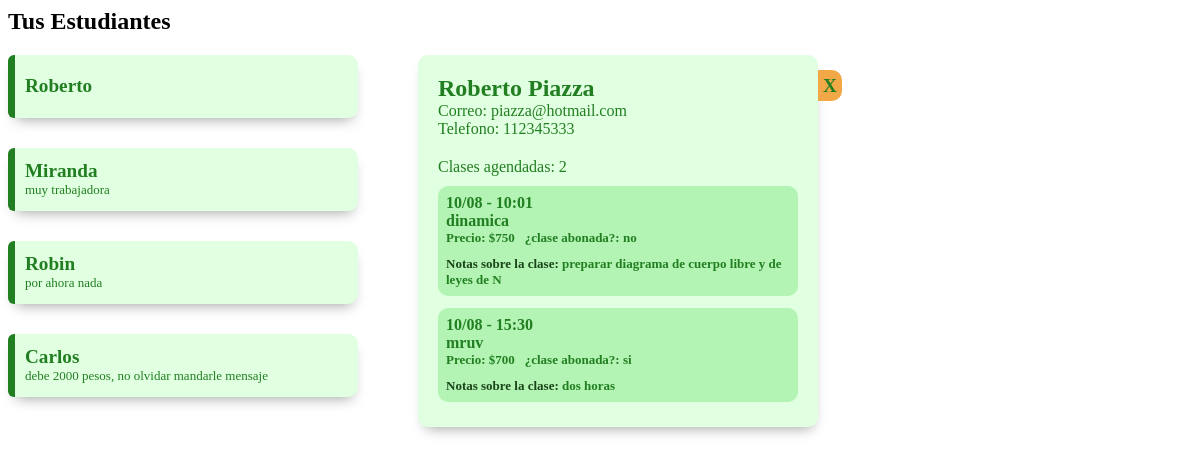
The app's page /cardsEstud.php?id=21 with its own data.
### tables this page shows
CREATE TABLE `estudiante` (
  `id_estud` int(11) NOT NULL,
  `nomEstud` varchar(11) NOT NULL,
  `apeEstud` varchar(11) NOT NULL,
  `correoEstud` varchar(20) NOT NULL,
  `telEstud` int(15) NOT NULL,
  `comentEstud` text NOT NULL,
  `usu_id` int(11) NOT NULL
);

CREATE TABLE `clase` (
  `id_clase` int(11) NOT NULL,
  `temaClase` varchar(20) NOT NULL,
  `fecha` date NOT NULL,
  `hora` time NOT NULL,
  `precioClase` int(5) NOT NULL,
  `pago` varchar(2) NOT NULL,
  `comentClase` text NOT NULL,
  `usu_id` int(11) NOT NULL,
  `estud_id` int(11) NOT NULL
);

### cardsEstud.php (the view, shortened to what this page needs)
<?php
include 'conn.php';
$usu_id = 2;
$sql="select * from estudiante where estudiante.usu_id = $usu_id limit 5";
$consulta=mysqli_query($conexion, $sql);
?>
<html>
<head>
    <link rel="stylesheet" href="estilos/estilosCardsEstud.css">
    <link rel="stylesheet" href="https://cdnjs.cloudflare.com/ajax/libs/animate.css/4.1.1/animate.min.css"/>
</head>
<body>
    <h2>Tus Estudiantes</h2>
    <section class="tus-estudiantes">
        <div class="cards-e">
            <?php
            while($mostrar=mysqli_fetch_array($consulta)){
            ?>
            <a href="pag_principal.php?id=<?php echo $mostrar['id_estud']?>">
                <div class="card-n-e " id="<?php echo $mostrar['id_estud']?>">
                    <div class="card-borde-l">
                    </div>
                    <div class="card-central-e">
                        <div class="card-nombreEstud-e">
                            <?php echo $mostrar['nomEstud'] ?>
                        </div>
                        <div class="card-coment-e">
                            <?php echo $mostrar['comentEstud'] . " "?>
                        </div>
                    </div>
                </div>
            </a>
            <?php
            };
            ?>
        </div>
        <div class="cont-desliz-e animate__animated animate__fadeInRight">
            <?php
            if(isset($_GET['id'])){
                $idEstud =  $_GET['id'];
                $sql2E="select * from estudiante where estudiante.usu_id = $usu_id and estudiante.id_estud = $idEstud " ;
                $consulta2E=mysqli_query($conexion, $sql2E);
                $mostrar2E=mysqli_fetch_array($consulta2E)
            ?>
            <div class="desliz-e">
                <div class="desliz-info-e">
                    <div class="desliz-titulo">
                        <?php echo $mostrar2E['nomEstud'] . " ". $mostrar2E['apeEstud'] ?>
                    </div>
                    <div>
                        Correo: <?php echo $mostrar2E['correoEstud'] ?>
                    </div>
                    <div>
                        Telefono: <?php echo $mostrar2E['telEstud'] ?>
                    </div>
                    <div class="desliz-notas-e">
                        <div class="cant-clases">
                            Clases agendadas:
                            <?php
                            $sqlCuenta = "select count(*) FROM clase where usu_id = $usu_id and estud_id = $idEstud";
                            $queryCuenta = mysqli_query($conexion,$sqlCuenta);
                            $arrayCuenta = mysqli_fetch_array($queryCuenta);
                            $cuenta = $arrayCuenta[0];
                            echo " " . " " .$cuenta;
                            ?>
                        </div>
                        <?php
                        $sql3E = "select * FROM estudiante INNER JOIN clase WHERE estudiante.id_estud = clase.estud_id and estudiante.usu_id = $usu_id and estudiante.id_estud = $idEstud order by fecha asc Limit 5";
                        $consulta3E = mysqli_query($conexion, $sql3E);
                        while($mostrar3E = mysqli_fetch_array($consulta3E)){
                        ?>
                        <div class="desliz-clases-btns-e">
                            <div class="desliz-clase">
                                <div class="desliz-clase-renglon">
                                    <div>
                                        <?php echo date("d/m", strtotime($mostrar3E['fecha'])) ?> - <?php echo date("H:i", strtotime($mostrar3E['hora'])) ?>
                                    </div>
                                    <div>
                                        <?php echo $mostrar3E['temaClase'] ?>
                                    </div>
                                </div>
                                <div class="renglon-pago">
                                    <div class="pago-e">
                                        Precio: $<?php echo $mostrar3E['precioClase'] ?>
                                    </div>
                                    <div class="pagoBD-e">
                                        ¿clase abonada?: <?php echo $mostrar3E['pago'] ?>
                                    </div>
                                </div>
                                <div class="coment-clase">
                                    <span> Notas sobre la clase: </span><?php echo $mostrar3E['comentClase'] ?>
                                </div>
                            </div>
                        </div>
                        <?php
                        }
                        ?>
                    </div>
                </div>
            </div>
            <div id="cruz-e" class="cruz-e">
                <a href="pag_principal.php">X</a>
            </div>
        <?php
        }
        ?>
        </div>
    </section>
</body>
</html>

### estilos/estilosCardsEstud.css (style rules this page uses)
.tus-estudiantes { display: flex; }
.cards-e { margin-right: 60px; width: 350px; height: max-content; }
.cards-e a { text-decoration: none; color: #217f21; }
.card-n-e { margin: 0px 0px 30px; padding: 0px; display: flex; flex-flow: row; align-items: center; background-color: rgb(225, 255, 225); border-radius: 10px; box-shadow: 1px 8px 14px -7px rgba(0,0,0,0.38); -webkit-box-shadow: 1px 8px 14px -7px rgba(0,0,0,0.38); -moz-box-shadow: 1px 8px 14px -7px rgba(0,0,0,0.38); }
.card-borde-l { width: 7px; height: 63px; background-color: #217f21; border-radius: 6px 0 0 6px; }
.card-central-e { margin-left: 10px; display: flex; flex-flow: column; }
.card-nombreEstud-e { font-size: larger; font-weight: bold; padding-top: 8px; }
.card-coment-e { font-size: small; padding-bottom: 8px; }
.cont-desliz-e { display: flex; flex-flow: row; }
.desliz-e { padding: 20px 20px 10px; width: 360px; border-radius: 10px; background-color: rgb(225, 255, 225); color: #217f21; justify-content: right; box-shadow: 1px 8px 14px -7px rgba(0,0,0,0.38); -webkit-box-shadow: 1px 8px 14px -7px rgba(0,0,0,0.38); -moz-box-shadow: 1px 8px 14px -7px rgba(0,0,0,0.38); }
.cruz-e { margin-top: 20px; }
.cruz-e a { text-decoration: none; color: #217f21; font-size: larger; font-weight: bolder; text-align: right; background-color: #f2a847; border-radius: 0px 10px 10px 0px; padding: 5px; }
.desliz-titulo { font-size: x-large; font-weight: bolder; }
.desliz-notas-e { margin-top: 20px; }
.desliz-clases-btns-e { display: flex; flex-flow: column; }
.cant-clases { margin-bottom: 10px; }
.desliz-clase { padding: 8px; height: max-content; border-radius: 10px; font-weight: bolder; background-color: rgb(179, 243, 179); color: #217f21; }
.renglon-pago { display: flex; align-items: center; flex-flow: row; font-size: small; }
.pago-e { margin-right: 10px; }
.pagoBD-e { text-align: center; }
.coment-clase { margin-top: 10px; font-size: small; }
.coment-clase span { color: #1a441a; }

### records on screen
estudiante: nomEstud "Roberto", apeEstud "Piazza", correoEstud "piazza@hotmail.com", telEstud "112345333"
estudiante: nomEstud "Miranda", comentEstud "muy trabajadora"
estudiante: nomEstud "Robin", comentEstud "por ahora nada"
estudiante: nomEstud "Carlos", comentEstud "debe 2000 pesos, no olvidar mandarle mensaje"
clase: fecha "10/08", hora "10:01", temaClase "dinamica", precioClase "750", pago "no", comentClase "preparar diagrama de cuerpo libre y de leyes de N"
clase: fecha "10/08", hora "15:30", temaClase "mruv", precioClase "700", pago "si", comentClase "dos horas"

### other values on screen
$cuenta "2"
